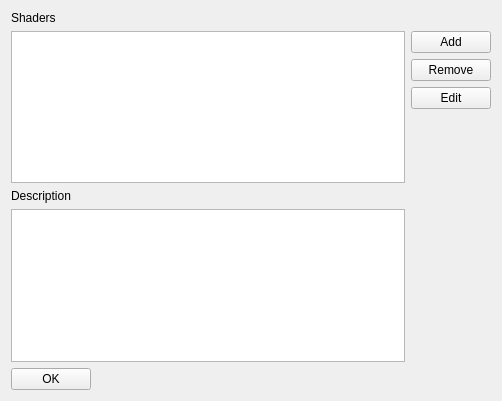
<?xml version="1.0" encoding="UTF-8"?>
<ui version="4.0">
 <class>ShaderWidget</class>
 <widget class="QWidget" name="ShaderWidget">
  <property name="windowModality">
   <enum>Qt::ApplicationModal</enum>
  </property>
  <property name="geometry">
   <rect>
    <x>0</x>
    <y>0</y>
    <width>502</width>
    <height>401</height>
   </rect>
  </property>
  <property name="windowTitle">
   <string>Shaders</string>
  </property>
  <layout class="QGridLayout" name="gridLayout">
   <item row="0" column="0">
    <widget class="QLabel" name="label">
     <property name="text">
      <string>Shaders</string>
     </property>
    </widget>
   </item>
   <item row="1" column="0" rowspan="4" colspan="2">
    <widget class="QListWidget" name="shaderList"/>
   </item>
   <item row="1" column="2">
    <widget class="QPushButton" name="addButton">
     <property name="sizePolicy">
      <sizepolicy hsizetype="Fixed" vsizetype="Fixed">
       <horstretch>0</horstretch>
       <verstretch>0</verstretch>
      </sizepolicy>
     </property>
     <property name="text">
      <string>Add</string>
     </property>
    </widget>
   </item>
   <item row="2" column="2">
    <widget class="QPushButton" name="removeButton">
     <property name="sizePolicy">
      <sizepolicy hsizetype="Fixed" vsizetype="Fixed">
       <horstretch>0</horstretch>
       <verstretch>0</verstretch>
      </sizepolicy>
     </property>
     <property name="text">
      <string>Remove</string>
     </property>
    </widget>
   </item>
   <item row="3" column="2">
    <widget class="QPushButton" name="editButton">
     <property name="text">
      <string>Edit</string>
     </property>
    </widget>
   </item>
   <item row="4" column="2" rowspan="3">
    <spacer name="verticalSpacer">
     <property name="orientation">
      <enum>Qt::Vertical</enum>
     </property>
     <property name="sizeHint" stdset="0">
      <size>
       <width>20</width>
       <height>123</height>
      </size>
     </property>
    </spacer>
   </item>
   <item row="5" column="0">
    <widget class="QLabel" name="label_2">
     <property name="text">
      <string>Description</string>
     </property>
    </widget>
   </item>
   <item row="6" column="0" colspan="2">
    <widget class="QPlainTextEdit" name="description"/>
   </item>
   <item row="7" column="0">
    <widget class="QPushButton" name="okButton">
     <property name="sizePolicy">
      <sizepolicy hsizetype="Fixed" vsizetype="Fixed">
       <horstretch>0</horstretch>
       <verstretch>0</verstretch>
      </sizepolicy>
     </property>
     <property name="text">
      <string>OK</string>
     </property>
    </widget>
   </item>
   <item row="7" column="1" colspan="2">
    <spacer name="horizontalSpacer">
     <property name="orientation">
      <enum>Qt::Horizontal</enum>
     </property>
     <property name="sizeHint" stdset="0">
      <size>
       <width>664</width>
       <height>20</height>
      </size>
     </property>
    </spacer>
   </item>
  </layout>
 </widget>
 <resources/>
 <connections/>
</ui>
